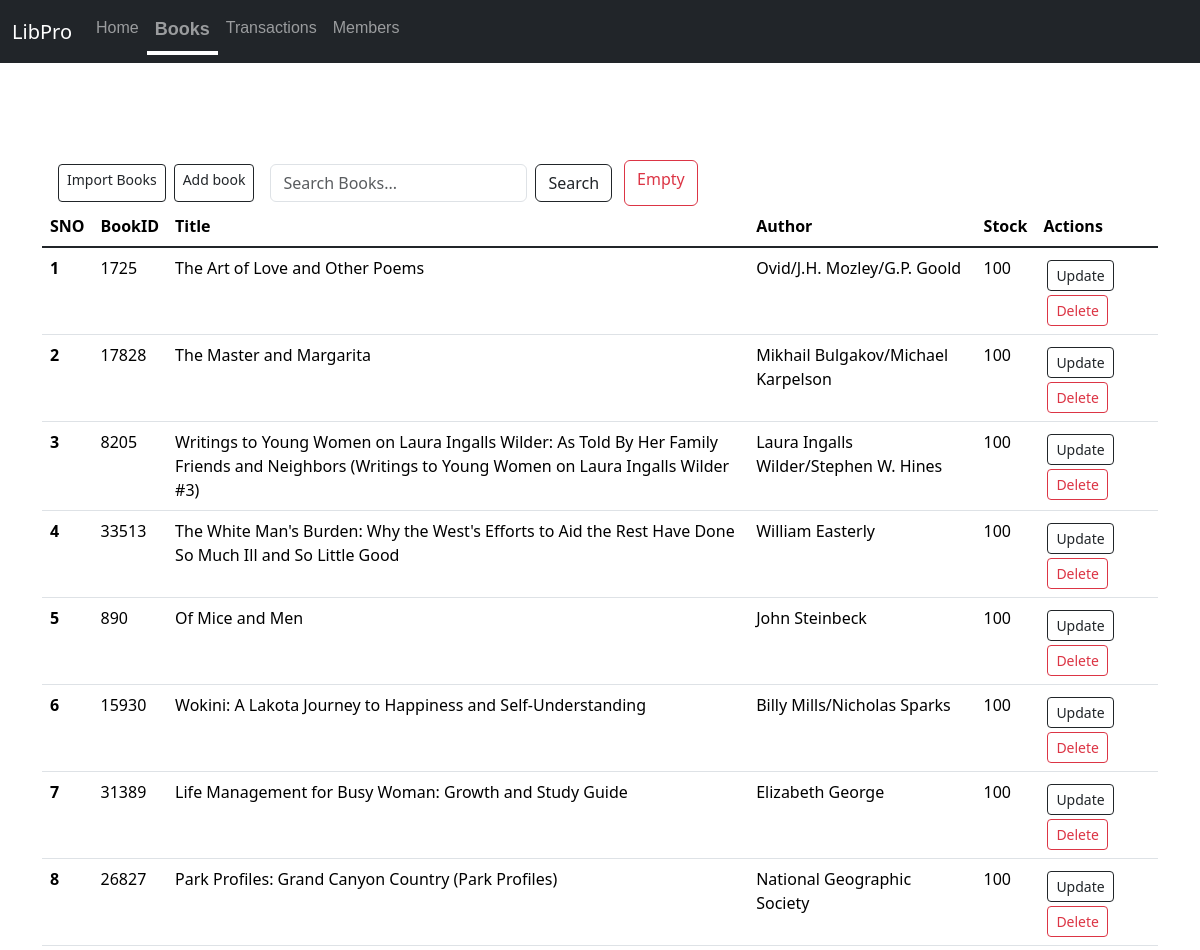
Before: /books (upper part) with the older database file.
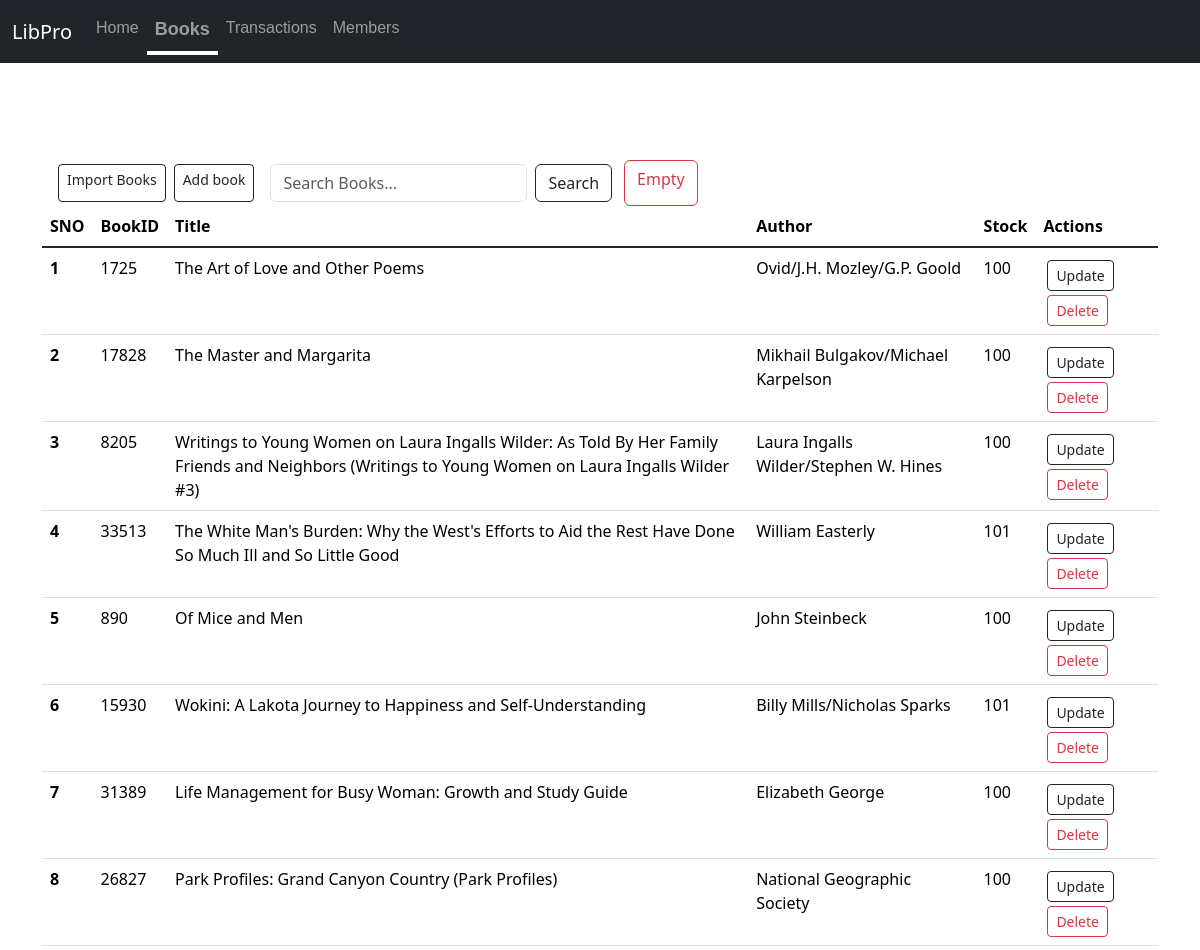
After: the same page with the newer database file.
### app.py (models this page shows)
class Books(db.Model):
    sno = db.Column(db.Integer, primary_key=True)
    bookid = db.Column(db.Integer, nullable=False,unique=True)
    title = db.Column(db.String(200), nullable=False)
    author = db.Column(db.String(500), nullable=False)
    stock = db.Column(db.Integer, nullable=False,default=100)

### app.py (the view, shortened to what this page needs)
@app.route('/<string:table>',methods=['GET','POST'])
def view(table):
    record_class=globals().get(table.capitalize())
    if record_class is None:
        flash("Invalid Operation",'warning')
        return redirect('/')
    else:
        allrecords=record_class.query.all()
        return render_template(f'{table}.html',allrecords=allrecords)

### templates/books.html (shortened to what this page needs)
{% extends 'base.html' %}
{% block body %}
<div class="my-3 container">
  <div style="display:flex" class="container">
    <a href="/importbooks" class="add btn btn-outline-dark btn-sm mx-1 my-1" type="button">Import Books</a>
    <a href="/addrecord/books" class="add btn btn-outline-dark btn-sm mx-1 my-1" type="button">Add book</a>
    <form style="width:fit-content" class="d-flex mx-1 my-1" method="POST" action="/search/books" role="search" id="searchForm">
      <input class="form-control mx-2" name="searchitem" oninput="submitSearchForm()"  id="searchbook"  type="search" placeholder="Search Books..." aria-label="Search"
      {% if pendingvalue %} value="{{pendingvalue}}" {% endif %}>
      <button class="btn btn-outline-dark"  type="submit">Search</button>
    </form>
    <a class="btn btn-outline-danger mx-2" href="/empty/books" type="button">Empty</a>
  </div>
  <table class="table">
      <thead>
        <tr>
          <th scope="col">SNO</th>
          <th scope="col">BookID</th>
          <th scope="col">Title</th>
          <th scope="col">Author</th>
          <th scope="col">Stock</th>
          <th scope="col">Actions</th>
        </tr>
      </thead>
      <tbody class="table-group-divider">
        {% for records in allrecords  %}
        <tr>
          <th scope="row">{{loop.index}}</th>
          <td>{{records.bookid}}</td>
          <td>{{records.title}}</td>
          <td>{{records.author}}</td>
          <td>{{records.stock}}</td>
          <td>
            <a href="/updaterecord/books/{{records.sno}}" type="button" class="btn btn-outline-dark btn-sm mx-1 my-1">Update</a>
            <a href="/deleterecord/books/{{records.sno}}" type="button" class="btn btn-outline-danger btn-sm mx-1">Delete</a>
          </td>
        </tr>
        {% endfor %}
      </tbody>
    </table>
</div>
{% endblock body %}

Changed rows visible on the page:
changed Books "William Easterly": stock "100" → "101"
changed Books "Wokini: A Lakota Journey to Happiness and Self-Understanding": stock "100" → "101"
